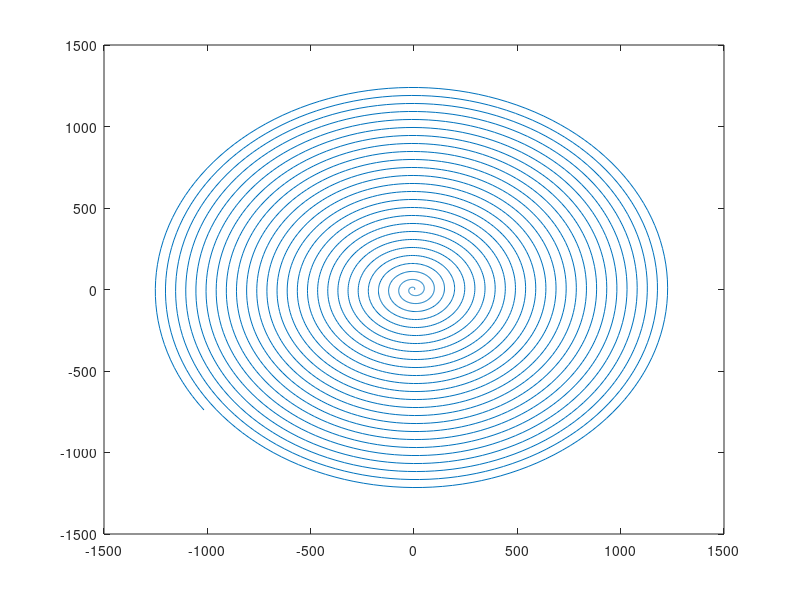
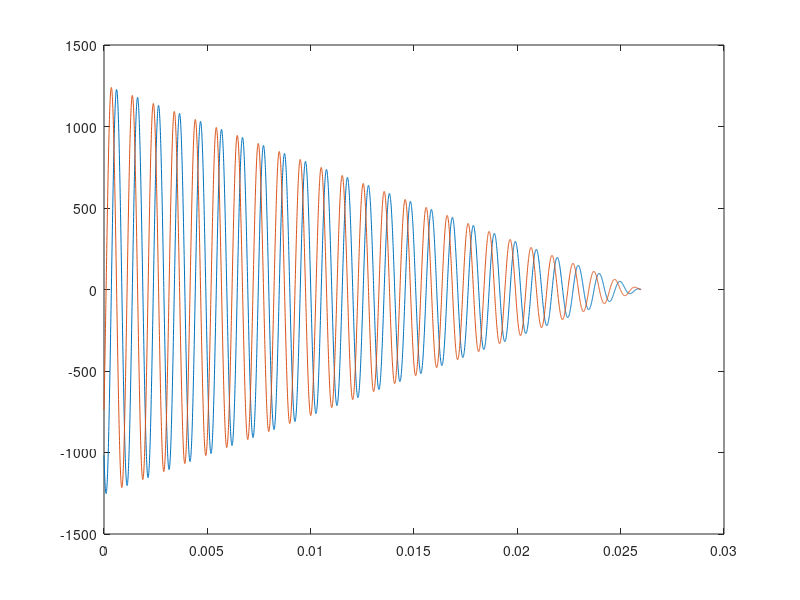

Source code (MATLAB) for these figures, in order: (Note: this script raises an error after producing the figures.)
%% Simulation of concomitant fields using Bloch Siegert shift
%%% proposed correction method for 2D spiral with measured GIRFs
% Ziwei Zhao 

%% Clean slate
close all; 
clear all; 
clc;

%% Add paths
addpath(genpath('.../multi_RF/third_party/reVERSE-GIRF/original_source'));
addpath('.../multi_RF/third_party/lsqrSOL');
addpath(genpath('.../multi_RF/third_party/reVERSE-GIRF'));
addpath(genpath('.../multi_RF/thirdparty'));
addpath(genpath('.../multi_RF/third_party/Bloch_simulator'));

%% Constant definitions
gamma_uT = 267.5221;       % [rad/sec/uT]
gamma_mT = gamma_uT * 1e3; % [rad/sec/uT] * [1e3uT/mT] => *1e3 [rad/sec/mT]

flip = 90;                 % total flip angle [degrees]
flip = flip * pi / 180;

%% Design initial spiral trajectory
T          = 26e-3;         % pulse duration [sec]
dt         = 6.4e-6;        % RF/gradient raster time [sec]
t          = [0:dt:T-dt]';  % seconds, time vector
dr         = 0.25;          % resolution of trajectory [cm]
kmax       = 1/2/dr;        % [cycles/cm], max radius in k-space
fov        = 12.8;          % XFOV of unaliased excitation [cm] % 38.4 cm

beta       = 2;             % determines the spatial resolution of the selective volume
r0         = [0 0].';       % offset [m]

% spiral waveforms 
N = kmax/(1/fov);           % number of turns, no acceleration
k = 2*pi*kmax*(1-t/T).*exp(1i*2*pi*N*(1-t/T)); % [rad/cm] - kx = real(k); ky = imag(k);
k = [real(k) imag(k) zeros(length(k),1)];
k = k*100;                  % [rad/cm] -> [rad/m]

figure; plot(k(:,1), k(:,2), '-');
figure; plot(t, k(:,1)); hold on; plot(t, k(:,2));

K = k;

%% Load in B0 & B1 field maps + FOV info (example data from 7T 8ch head coil)
load('.../multi_RF/third_party/phase_relaxed_CPMG_excitation/b0_b1_maps_2d.mat');
% b0   : B0 map [uT], 64 x 64 (double)
% tx   : relative transmit sensitivity map, 64 x 64 x 8 (double, complex) 8 channels 
% X,Y,Z: spatial coordinates [m], 64 x 64 (double)
% m    : voxel mask, 64 x 64 (logical)

FOVx = max(X(:)) - min(X(:)); % [m]
FOVy = max(Y(:)) - min(Y(:)); % [m]
Z = Z * 0;
zoff = 10e-2;                 % [m]

[N1, N2, Nc] = size(tx);
xlist = cat(2, X(:), Y(:), Z(:) + zoff); % N1 x N2 x 3
idx = find(m); % index of non-masked voxels

%% Define a square target
% Offsets [m]
xoff = +6e-3;  % [mm] -> [m]
yoff = 0e-3;   % [mm] -> [m]

r0   = 15e-3;  % [mm] -> [m]
r0   = 1.74 * r0;

% Square beam
P  = double(((abs(X - xoff) < r0) & (abs(Y - yoff) < r0)));

% apodize
h  = fspecial('gaussian', 3, 0.5);
P_ = imfilter(P, h);

% Now scale to flip
P  = P_ * flip * 1j; % desired excitation pattern

%% Define gradient correction model (GIRF)
girf = load('.../multi_RF/third_party/reVERSE-GIRF/GIRF_3T_London_20140729.mat');

% This correction gives G and k after convolution with GIRF
gcor = @(x)(gradient_distort_GIRF(x, girf.ff, girf.Hw, dt, 10));

%% Example design: Include GIRF
% Set default options
concomitant_correct = 0;    % switch between original and proposed methods
opt        = reVERSE_init;
dt         = opt.dt;        % sampling dwell time [usec]
opt.lambda = 1;
opt.Nstop  = 20;
opt.show   = 1;

B0_list   = [0.55];         % [tesla]
nr_B0     = length(B0_list);

alpha = 0.5;
g     = 0;

T1 = 1e6; % T1 relaxation time [sec]
T2 = 1e6; % T2 relaxation time [sec]

mxyz_offcenter = zeros(N1, N2, 3, nr_B0, 'double');

for ii = 1 : nr_B0
    
    B0 = B0_list(ii);   % main magnetic strength [T]

    % Set up function for system matrix
    if concomitant_correct
        afun  = @(k, G)(STA_maxwell_system_matrix_con(xlist, k, G, B0, opt.dt * (1:size(k,1)), tx, b0, m, 'loopcalc'));
        tic;
        [bb, Gv] = reVERSE_GIRF_con(P(idx), K, afun, gcor, opt);
        Time_reVERSE_con = toc;
    else
        afun2 = @(k)(STA_system_matrix(xlist, k, opt.dt * (1:size(k,1)), tx, b0, m, 'loopcalc'));
        tic;
        [bb,Gv] = reVERSE_GIRF(P(idx), K, afun2, gcor, opt);
        Time_reVERSE = toc;
    end
    
    % Outputs
    rf = bb{end};   % [mT]
    G  = Gv{end};   % [mT/m]
    
    duration = dt*1e3*length(G);

    %% Perform Bloch simulation
    N_lambda = length(idx); % number of voxels within a mask

    mx0 = zeros([N1 N2], 'double');
    my0 = zeros([N1 N2], 'double');
    mz0 = zeros([N1 N2], 'double');
    mz0(idx) = 1;

    [Gedd, k] = gcor(G);  % [mT/m]
        
    %%
    % perform bloch equations
    start_time = tic;
    for lambda = 1 : N_lambda
        
        [idx1,idx2] = ind2sub([N1 N2], idx(lambda));
        fprintf('Performing Bloch simulation at (%3d/%3d)... ', lambda, N_lambda);
        
        % rf_out: [mT]   * [T/1e3mT] * [1e4G/T]             => *1e1 [G]
        % G_out : [mT/m] * [T/1e3mT] * [1e4G/T] * [m/1e2cm] => *1e-1[G/cm]

        rf_combined = sum(bsxfun(@times, rf, reshape(tx(idx1,idx2,:), [1 Nc])), 2); 
        df = b0(idx1, idx2) * gamma_uT / (2 * pi); % [uT] * [rad/sec/uT] * [cycle/2pi rad] => [Hz]
                
        % off iso-center
        dp = cat(3, X(idx1,idx2), Y(idx1,idx2), Z(idx1,idx2) + zoff) * 1e2; % [m] * [1e2cm/m] => [cm]
        
        [mx,my,mz] = bloch_maxwell(rf_combined*1e1, Gedd*1e-1, dt, T1, T2, df, dp, 0, B0, alpha, g, mx0(idx1,idx2), my0(idx1,idx2), mz0(idx1,idx2));
        
        mxyz_offcenter(idx1, idx2, :, ii) = cat(3, mx, my, mz);
        fprintf('done! (%5.4f sec)\n', toc(start_time));
    end
    
      % save the results
      cur_dir = pwd;    
      save(sprintf('bloch_B0%.2f_offc%.1fcm_iter%d_dur%.3f_dr%.2fcm_lambda%1.0f.mat', B0, zoff*1e2, opt.Nstop, duration, dr, opt.lambda), 'mxyz_offcenter');
      cd(cur_dir);
end

ind_t = 0:dt:(length(G)-1)*dt;
ind_t = ind_t * 1e3;

figure;  plot(ind_t, abs(rf(:,1)), 'LineWidth', 2);
hold on; plot(ind_t, abs(rf(:,2)), 'LineWidth', 2);
hold on; plot(ind_t, abs(rf(:,3)), 'LineWidth', 2);
hold on; plot(ind_t, abs(rf(:,4)), 'LineWidth', 2);
hold on; plot(ind_t, abs(rf(:,5)), 'LineWidth', 2);
hold on; plot(ind_t, abs(rf(:,6)), 'LineWidth', 2);
hold on; plot(ind_t, abs(rf(:,7)), 'LineWidth', 2);
hold on; plot(ind_t, abs(rf(:,8)), 'LineWidth', 2);

legend('Channel - 1', 'Channel - 2', 'Channel - 3', 'Channel - 4', 'Channel - 5',...
    'Channel - 6', 'Channel - 7', 'Channel - 8');
ylabel('Amplitude [mT]'); xlabel('time [ms]');
set(gca, 'FontSize', 16); title('Multi-channel RF @0.55T');

figure; subplot(1,2,1);
plot(ind_t, Gedd(:,1), 'LineWidth', 2);
hold on; plot(ind_t, Gedd(:,2), 'LineWidth', 2);
legend('Gx', 'Gy');
xlabel('time [ms]'); ylabel('[mT/m]');
xlim([0 18]); box off; grid on;
set(gca, 'FontSize', 18);
title('Gradient waveforms');
subplot(1,2,2);
plot(k(:,1), k(:,2), 'LineWidth', 2);
box off; grid on;
xlabel('[rads/m]'); ylabel('[rads/m]');
xlim([-1500 1500]); ylim([-1500 1500]);
set(gca, 'FontSize', 18); 
title('Excitation K-space');

% check NRMSE
mxy  = squeeze(complex(mxyz_offcenter(:,:,1,:), mxyz_offcenter(:,:,2,:)));
mxy_ori = mxy;
NRMSE = sqrt(sum(sum((abs(mxy_ori) - abs(P_)).^2)))/ sqrt(sum(sum(abs(P_).^2)));

%% Display the excitation pattern
% load re-verse method results
mxy_offcenter = complex(mxyz_offcenter(:,:,1,:), mxyz_offcenter(:,:,2,:));

block = 1.01 * complex(ones(N1,1, 'double'), ones(N1,1, 'double'));
im_montage = cat(1, imag(cat(2, 1j*P_.', block, mxy_offcenter(:,:,1,1).', block, mxy_offcenter(:,:,1,1).', block, mxy_offcenter(:,:,1,1).', block, mxy_offcenter(:,:,1,1).', ...
                    block, mxy_offcenter(:,:,1,1).')), ...
                    1.01 * ones(1, (N2+1)*6-1, 'double'), ...
                    real(cat(2, 1j*P_.', block, mxy_offcenter(:,:,1,1).', block, mxy_offcenter(:,:,1,1).', block, mxy_offcenter(:,:,1,1).', block, mxy_offcenter(:,:,1,1).', ...
                    block, mxy_offcenter(:,:,1,1).')), ...
                    1.01 * ones(1, (N2+1)*6-1, 'double'));                
                
FontSize = 14;
cmap = cat(1, jet(256), [1 1 1]);                

figure('Color', 'w', 'Position', [-1 2 1101 814]);
imagesc(abs(im_montage)*flip*180/pi); axis image off; colormap(gca, cmap); 
hc = colorbar;

% Draw arrows
cx = floor(N1/2) + 1;
cy = floor(N2/2) + 1;
arrow([cx cy], [cx+20 cy], 'Color', 'w', 'Length', 7, 'TipAngle', 25, 'Width', 1);
arrow([cx cy], [cx cy-20], 'Color', 'w', 'Length', 7, 'TipAngle', 25, 'Width', 1);
text(cx+20, cy+1 , '$\bf{x}$', 'Color', 'w', 'Interpreter', 'latex', 'FontSize', FontSize, 'HorizontalAlignment', 'center', 'VerticalAlignment', 'top');
text(cx+5 , cy-16, '$\bf{y}$', 'Color', 'w', 'Interpreter', 'latex', 'FontSize', FontSize, 'HorizontalAlignment', 'center', 'VerticalAlignment', 'bottom');

cx = floor(N1/2) + 1;
cy = floor(N2/2) + 1;
arrow([cx cy+(N1+1)*2], [cx+20 cy+(N1+1)*2], 'Color', 'w', 'Length', 7, 'TipAngle', 25, 'Width', 1);
arrow([cx cy+(N1+1)*2], [cx cy-20+(N1+1)*2], 'Color', 'w', 'Length', 7, 'TipAngle', 25, 'Width', 1);
text(cx+20, cy+1+(N1+1)*2 , '$\bf{x}$', 'Color', 'w', 'Interpreter', 'latex', 'FontSize', FontSize, 'HorizontalAlignment', 'center', 'VerticalAlignment', 'top');
text(cx+5 , cy-16+(N1+1)*2, '$\bf{y}$', 'Color', 'w', 'Interpreter', 'latex', 'FontSize', FontSize, 'HorizontalAlignment', 'center', 'VerticalAlignment', 'bottom');
